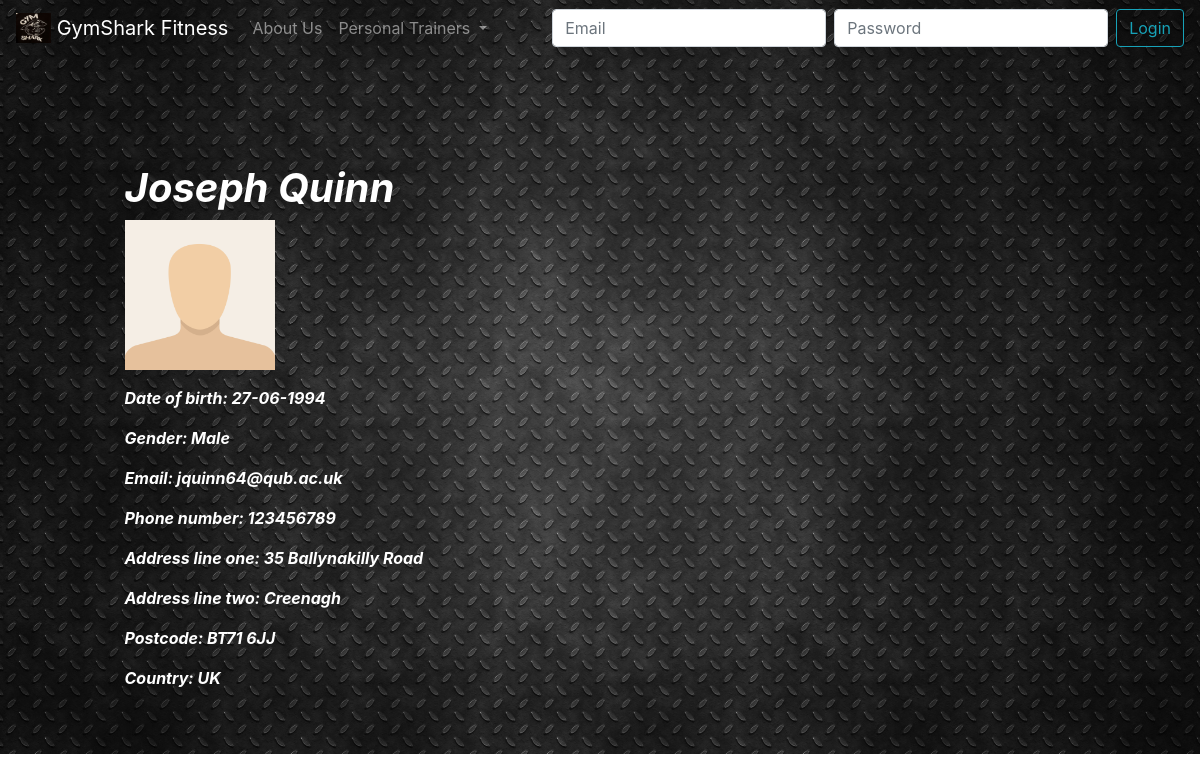
/viewcoach.php?id=1, run on the app's committed database.
### tables this page shows
CREATE TABLE `PT_users` (
  `users_id` int(11) NOT NULL,
  `first_name` varchar(20) NOT NULL,
  `last_name` varchar(20) NOT NULL,
  `email` varchar(20) NOT NULL,
  `pass` varchar(20) NOT NULL,
  `dob` date NOT NULL,
  `gender` varchar(6) NOT NULL,
  `phone_number` varchar(20) NOT NULL,
  `profile_pic` varchar(50) NOT NULL DEFAULT '../imgs/default_profile_pic.png',
  `coach_boolean` tinyint(1) NOT NULL DEFAULT 0
);

CREATE TABLE `PT_address` (
  `address_id` int(11) NOT NULL,
  `users_id` int(11) NOT NULL,
  `address_first_line` varchar(50) NOT NULL,
  `address_second_line` varchar(50) NOT NULL,
  `address_postcode` varchar(10) NOT NULL,
  `address_country` varchar(20) NOT NULL
);

### viewcoach.php (the view, shortened to what this page needs)
<?php
include("connections/conn.php");
    if(isset($_GET['id'])){
        $iddata = $conn->real_escape_string($_GET['id']);
    }else{
        header('Location: index.php');
    }
?>
<!DOCTYPE html>
<html>
<head>
    <link rel="stylesheet" href="https://stackpath.bootstrapcdn.com/bootstrap/4.4.1/css/bootstrap.min.css"
>
    <link href="styles/mycss.css" rel="stylesheet">
</head>
<body>
    <div id="backgroundimages2" >
        <nav class="navbar navbar-expand-lg navbar-dark bg-transparent">
            <a class="navbar-brand" href="index.php">
                <img src="imgs/logo1.jpg" width="35" height="30" class="d-inline-block align-top" alt="">
                GymShark Fitness
            </a>
            <div class="collapse navbar-collapse" id="navbarSupportedContent">
                <ul class="navbar-nav mr-auto">
                    <li class="nav-item">
                        <a class="nav-link" href="aboutus.php">About Us</a>
                    </li>
                    <li class="nav-item dropdown">
                        <a class="nav-link dropdown-toggle" href="#" id="navbarDropdown" role="button"
                            data-toggle="dropdown" aria-haspopup="true" aria-expanded="false">
                            Personal Trainers
                        </a>
                            <?php
                            $coaches = "SELECT * FROM PT_users WHERE coach_boolean='1'";
                            $coachresult = $conn->query($coaches);
                            while($row=$coachresult->fetch_assoc()){
                                $firstname = $row['first_name'];
                                $lastname = $row['last_name'];
                            }
                            ?>
                    </li>
                </ul>
                <form method='POST' action='viewcoach.php' class="form-inline">
                    <input class="form-control mr-sm-2" type="text" placeholder="Email" name="emailinput">
                    <input class="form-control mr-sm-2" type="password" placeholder="Password" name="passwordinput">
                    <button class="btn btn-outline-info my-2 my-sm-0" type="submit">Login</button>
                </form>
            </div>
        </nav>
        <?php
            $getinfo = "SELECT * FROM PT_users WHERE users_id='$iddata'";
            $result = $conn->query($getinfo);
            if(!$result){
                echo $conn->error;
            } else{
                while($row=$result->fetch_assoc()){
                    $firstname = $row['first_name'];
                    $lastname = $row['last_name'];
                    $dob_old = $row['dob'];
                    $date = str_replace('/', '-', $dob_old);
                    $dob = date("d-m-Y", strtotime($date));
                    $gender = $row['gender'];
                    $email = $row['email'];
                    $phonenumber = $row['phone_number'];
                    $profilepic = $row['profile_pic'];
                    $profilepic2 = str_replace("../", "", "$profilepic");
                    $users_id = $row['users_id'];
                }
                $getaddressinfo = "SELECT * FROM PT_address WHERE users_id='$users_id'";
                $result2 = $conn->query($getaddressinfo);
                if(!$result2){
                    echo $conn->error;
                } else{
                    while($row=$result2->fetch_assoc()){
                        $address1 = $row['address_first_line'];
                        $address2 = $row['address_second_line'];
                        $postcode = $row['address_postcode'];
                        $country = $row['address_country'];
                    }
                }
            }
        ?>
        <div id="firstrowtrainee" class="row pb-5">
            <div class="col-sm-1"></div>
            <div class="col-sm-10">
                <h1 id="mainwords" class="font-weight-bold font-italic text-white mt-5">
                    <?php echo "$firstname $lastname"; ?>
                </h1>
                <p><?php echo "<img src='$profilepic2' width='150' height='150' alt=''>"; ?></p>
                <p class="font-weight-bold font-italic text-white"><?php echo "Date of birth: $dob"; ?></p>
                <p class="font-weight-bold font-italic text-white"><?php echo "Gender: $gender"; ?></p>
                <p class="font-weight-bold font-italic text-white"><?php echo "Email: $email"; ?></p>
                <p class="font-weight-bold font-italic text-white"><?php echo "Phone number: $phonenumber"; ?></p>
                <p class="font-weight-bold font-italic text-white"><?php echo "Address line one: $address1"; ?></p>
                <p class="font-weight-bold font-italic text-white"><?php echo "Address line two: $address2"; ?></p>
                <p class="font-weight-bold font-italic text-white"><?php echo "Postcode: $postcode"; ?></p>
                <p class="font-weight-bold font-italic text-white"><?php echo "Country: $country"; ?></p>
            </div>
            <div class="col-sm-1"></div>
        </div>
    </div>
</body>
</html>

### styles/mycss.css (style rules this page uses)
html,body { width: 100%; height: 100%; margin: 0px; padding: 0px; overflow-x: hidden; }
#backgroundimages2 { background-image: url("../imgs/background2.jpg"); background-position: center center; background-repeat:no-repeat; background-attachment: fixed; background-size: cover; background-color: #464646; }
#firstrowtrainee { padding-top: 5%; padding-left: 2%; }

### data on the page
pt_users: first_name "Joseph", last_name "Quinn", profile_pic (placeholder picture), dob "27-06-1994", gender "Male", email "jquinn64@qub.ac.uk", phone_number "123456789"
pt_address: address_first_line "35 Ballynakilly Road", address_second_line "Creenagh", address_postcode "BT71 6JJ", address_country "UK"
